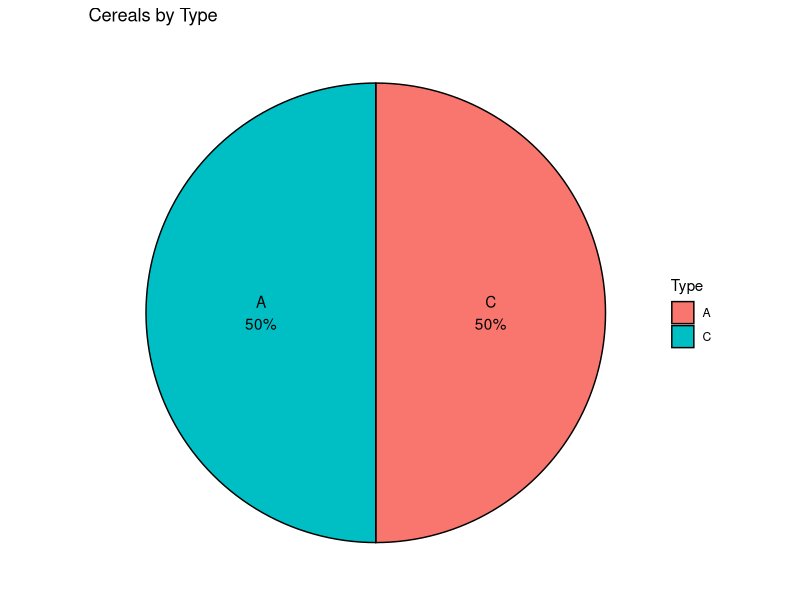
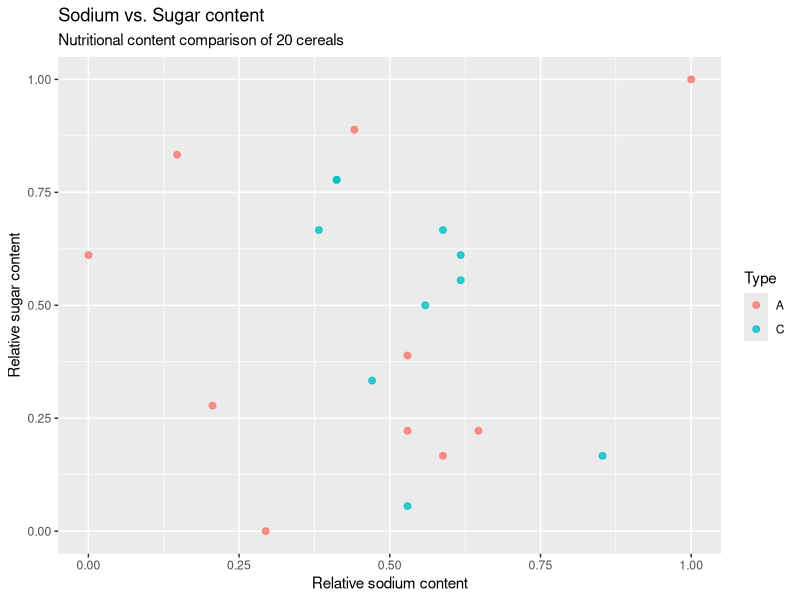

The R source for these figures, in order:
## ---- chunk 1
#| label: setup
#| warning: false
#| message: false


library(tidyverse)
library(ggplot2)
library(scales)

knitr::opts_chunk$set(echo = TRUE, warning=FALSE, message=FALSE)
## ---- chunk 2
# Function call to read a csv file
cereal_df <- read_csv("_data/cereal.csv")
## ---- chunk 3
# Preview of the dataset
cereal_df
## ---- chunk 4
# Sanity check for duplicate responses
n_distinct(cereal_df$Cereal)
## ---- chunk 5
# Check to see if the category wise totals add up to 20
table(cereal_df$Type)
## ---- chunk 6
# Normalizing the 'Sodium' and 'Sugar' columns to a scale of 0-1. It will be helpful with comparative Bivariate analysis/visualization.
cereal_df <- mutate(cereal_df, sodium_norm = rescale(Sodium), sugar_norm = rescale(Sugar))
cereal_df
## ---- chunk 7
# Building a temp df suitable for creating a pie chart
cereals_by_type <- count(cereal_df, Type) %>% mutate(prop = round(n*100/sum(n),1), lab.ypos = cumsum(prop) - 0.5*prop)
cereals_by_type$label <- paste0(cereals_by_type$Type, "\n", round(cereals_by_type$prop), "%")
cereals_by_type
## ---- chunk 8
# Creating a pie chart
ggplot(cereals_by_type, 
       aes(x = "",
           y = prop,
           fill = Type)) + 
  geom_bar(width = 1,
           stat = "identity", 
           color = "black") +
  geom_text(aes(y = lab.ypos, label = label),
            color = "black") +
  coord_polar("y",
              start = 0,
              direction = -1
              ) +
  theme_void() +
  labs(title = "Cereals by Type")
  
## ---- chunk 9
# Building a scatter plot of sodium_norm and sugar_norm
ggplot(cereal_df,
       aes(x = sodium_norm,
           y = sugar_norm,
           col = Type
           )) +
  geom_point(size = 2,
             alpha = 0.8
             ) + 
  labs(x = "Relative sodium content",
       y = "Relative sugar content",
       title = "Sodium vs. Sugar content",
       subtitle = "Nutritional content comparison of 20 cereals")

